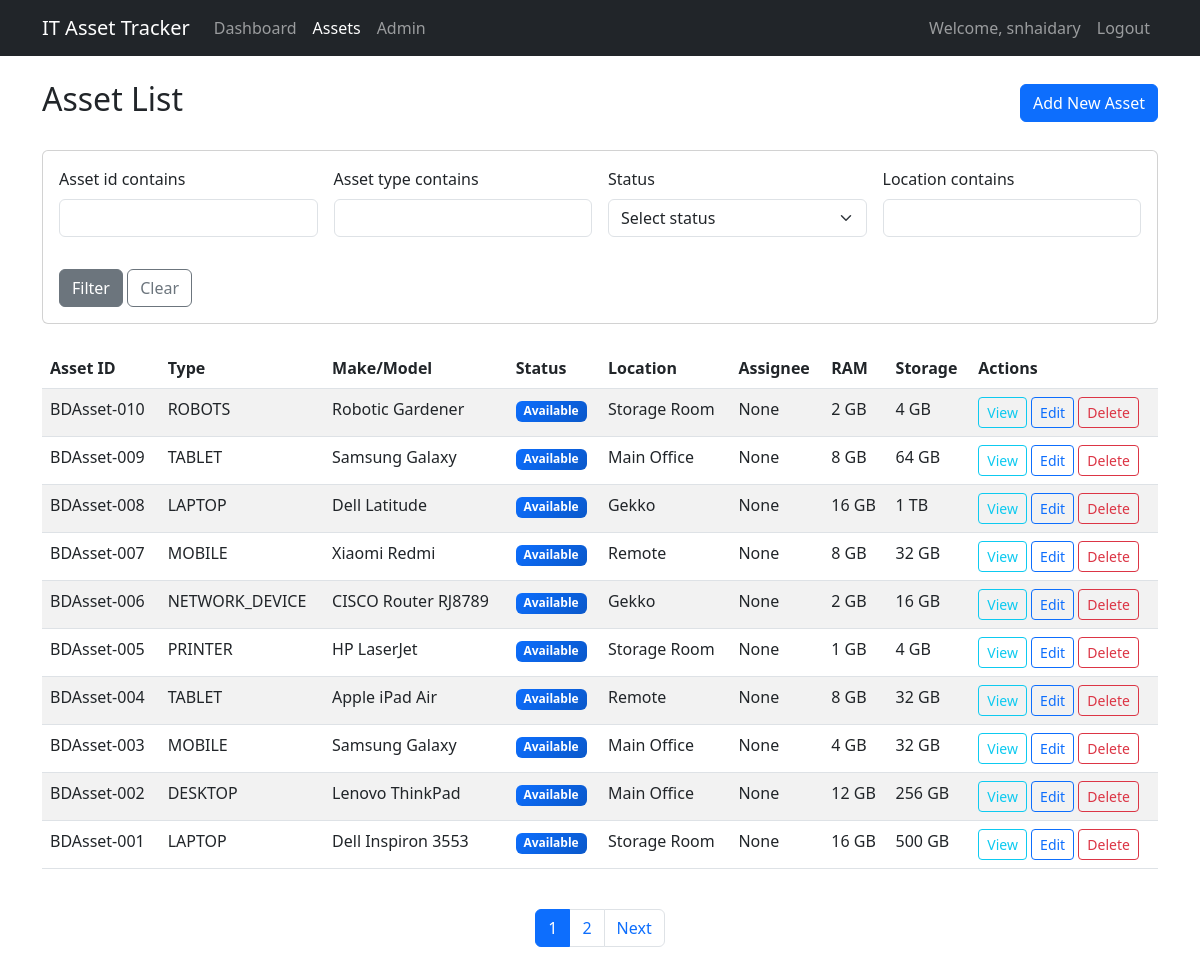
The app's page /assets/ (signed in) with its own data.
### assets/models.py (models this page shows, shortened)
class Asset(models.Model):
    STATUS_CHOICES = [
        ('ASSIGNED', 'Assigned'),
        ('AVAILABLE', 'Available'),
        ('IN_REPAIR', 'In-repair'),
        ('RETIRED', 'Retired'),
    ]
    CONDITION_CHOICES = [
        ('WORKING', 'Working'),
        ('SOFTWARE_ISSUE', 'Software-issue'),
        ('HARDWARE_ISSUE', 'Hardware-issue'),
        ('DAMAGED', 'Damaged'),
    ]
    ASSET_TYPE_CHOICES = [
        ('LAPTOP', 'Laptop'),
        ('DESKTOP', 'Desktop'),
        ('MOBILE', 'Mobile'),
        ('TABLET', 'Tablet'),
        ('PRINTER', 'Printer'),
        ('SCANNER', 'Scanner'),
        ('PROJECTOR', 'Projector'),
        ('SERVER', 'Server'),
        ('NETWORK_DEVICE', 'Network Device'),
        ('MONITOR', 'Monitor'),
        ('SCREEN', 'Screen'),
        ('TV', 'TV'),
        ('ROBOTS', 'Robots'),
        ('UPS', 'UPS'),
        ('EXTERNAL_DRIVE', 'External Drive'),
        ('OTHER', 'Other'),
    ]
    OS_CHOICES = [
        ('WINDOWS', 'Windows'),
        ('MACOS', 'macOS'),
        ('LINUX', 'Linux'),
        ('ANDROID', 'Android'),
        ('IOS', 'iOS'),
        ('CHROMEOS', 'ChromeOS'),
        ('HYPEROS', 'HyperOS'),
        ('OTHER', 'Other'),
    ]
    UNIT_CHOICES = [
        ('MB', 'MB'),
        ('GB', 'GB'),
        ('TB', 'TB'),
    ]
    registration_date = models.DateTimeField(default=timezone.now)
    asset_id = models.CharField(max_length=50, unique=True)
    asset_type = models.CharField(max_length=100, choices=ASSET_TYPE_CHOICES)
    make = models.CharField(max_length=100)
    model = models.CharField(max_length=100)
    serial_number = models.CharField(max_length=100, unique=True)
    operating_system = models.CharField(max_length=100, choices=OS_CHOICES)
    processor = models.CharField(max_length=100, blank=True)
    ram = models.IntegerField(validators=[MinValueValidator(0)], blank=True, null=True)
    ram_unit = models.CharField(max_length=2, choices=UNIT_CHOICES, default='GB')
    storage = models.IntegerField(validators=[MinValueValidator(0)], blank=True, null=True)
    storage_unit = models.CharField(max_length=2, choices=UNIT_CHOICES, default='GB')
    location = models.CharField(max_length=200)
    status = models.CharField(max_length=20, choices=STATUS_CHOICES, default='AVAILABLE')
    assignee = models.EmailField(blank=True, null=True)  # Made optional
    condition = models.CharField(max_length=20, choices=CONDITION_CHOICES, default='NEW')
    notes = models.TextField(blank=True)
    class Meta:
        ordering = ['-registration_date']
    def get_ram_display(self):
        if self.ram:
            return f"{self.ram} {self.ram_unit}"
        return "-"
    def get_storage_display(self):
        if self.storage:
            return f"{self.storage} {self.storage_unit}"
        return "-"

### assets/views.py (the view)
# urls.py: path('', AssetListView.as_view(), name='asset-list'),
class AssetListView(LoginRequiredMixin, ListView):
    model = Asset
    template_name = 'assets/asset_list.html'
    context_object_name = 'assets'
    paginate_by = 10
    def get_queryset(self):
        queryset = Asset.objects.all()
        self.filterset = AssetFilter(self.request.GET, queryset=queryset)
        return self.filterset.qs
    def get_context_data(self, **kwargs):
        context = super().get_context_data(**kwargs)
        context['filter'] = self.filterset
        return context

### templates/assets/asset_list.html (shortened to what this page needs)
{% extends 'base.html' %}
{% load crispy_forms_tags %}
{% block content %}
<div class="row">
    <div class="col-md-12">
        <div class="d-flex justify-content-between align-items-center mb-4">
            <h2>Asset List</h2>
            <a href="{% url 'asset-create' %}" class="btn btn-primary">Add New Asset</a>
        </div>
        <div class="card mb-4">
            <div class="card-body">
                <form method="get" class="row g-3">
                    <div class="col-md-3">
                        {{ filter.form.asset_id|as_crispy_field }}
                    </div>
                    <div class="col-md-3">
                        {{ filter.form.asset_type|as_crispy_field }}
                    </div>
                    <div class="col-md-3">
                        {{ filter.form.status|as_crispy_field }}
                    </div>
                    <div class="col-md-3">
                        {{ filter.form.location|as_crispy_field }}
                    </div>
                    <div class="col-12">
                        <button type="submit" class="btn btn-secondary">Filter</button>
                        <a href="{% url 'asset-list' %}" class="btn btn-outline-secondary">Clear</a>
                    </div>
                </form>
            </div>
        </div>
        <div class="table-responsive">
            <table class="table table-striped">
                <thead>
                    <tr>
                        <th>Asset ID</th>
                        <th>Type</th>
                        <th>Make/Model</th>
                        <th>Status</th>
                        <th>Location</th>
                        <th>Assignee</th>
                        <th>RAM</th>
                        <th>Storage</th>
                        <th>Actions</th>
                    </tr>
                </thead>
                <tbody>
                    {% for asset in assets %}
                    <tr>
                        <td>{{ asset.asset_id }}</td>
                        <td>{{ asset.asset_type }}</td>
                        <td>{{ asset.make }} {{ asset.model }}</td>
                        <td>
                            <span class="badge {% if asset.status == 'AVAILABLE' %}bg-primary{% elif asset.status == 'ASSIGNED' %}bg-success{% elif asset.status == 'IN_REPAIR' %} text-white{% elif asset.status == 'RETIRED' %} text-white{% else %}bg-danger{% endif %}" >
                                {{ asset.get_status_display }}
                            </span>
                        </td>
                        <td>{{ asset.location }}</td>
                        <td>{{ asset.assignee }}</td>
                        <td>{{ asset.get_ram_display }}</td>
                        <td>{{ asset.get_storage_display }}</td>
                        <td>
                            <a href="{% url 'asset-detail' asset.pk %}" class="btn btn-sm btn-outline-info">View</a>
                            <a href="{% url 'asset-update' asset.pk %}" class="btn btn-sm btn-outline-primary">Edit</a>
                            <a href="{% url 'asset-delete' asset.pk %}" class="btn btn-sm btn-outline-danger">Delete</a>
                        </td>
                    </tr>
                    {% empty %}
                    <tr>
                        <td colspan="9" class="text-center">No assets found.</td>
                    </tr>
                    {% endfor %}
                </tbody>
            </table>
        </div>
        {% if is_paginated %}
        <nav aria-label="Page navigation" class="mt-4">
            <ul class="pagination justify-content-center">
                {% for num in page_obj.paginator.page_range %}
                <li class="page-item {% if page_obj.number == num %}active{% endif %}">
                    <a class="page-link" href="?page={{ num }}">{{ num }}</a>
                </li>
                {% endfor %}
                {% if page_obj.has_next %}
                <li class="page-item">
                    <a class="page-link" href="?page={{ page_obj.next_page_number }}">Next</a>
                </li>
                {% endif %}
            </ul>
        </nav>
        {% endif %}
    </div>
</div>
{% endblock %}

### templates/base.html (shortened to what this page needs)
<!DOCTYPE html>
<html lang="en">
<head>
    <link href="https://cdn.jsdelivr.net/npm/bootstrap@5.3.0/dist/css/bootstrap.min.css" rel="stylesheet">
    <link href="https://cdnjs.cloudflare.com/ajax/libs/font-awesome/6.4.0/css/all.min.css" rel="stylesheet">
</head>
<body>
    <nav class="navbar navbar-expand-lg navbar-dark bg-dark">
        <div class="container">
            <a class="navbar-brand" href="{% url 'dashboard' %}">IT Asset Tracker</a>
            {% if user.is_authenticated %}
            <div class="collapse navbar-collapse" id="navbarNav">
                <ul class="navbar-nav">
                    <li class="nav-item">
                        <a class="nav-link {% if request.resolver_match.url_name == 'dashboard' %}active{% endif %}"
                           href="{% url 'dashboard' %}">Dashboard</a>
                    </li>
                    <li class="nav-item">
                        <a class="nav-link {% if request.resolver_match.url_name == 'asset-list' %}active{% endif %}"
                           href="{% url 'asset-list' %}">Assets</a>
                    </li>
                    {% if user.is_staff %}
                    <li class="nav-item">
                        <a class="nav-link" href="{% url 'admin:index' %}">Admin</a>
                    </li>
                    {% endif %}
                </ul>
                <div class="navbar-nav ms-auto">
                    <span class="nav-item nav-link">Welcome, {{ user.username }}</span>
                    <form method="post" action="{% url 'logout' %}" class="d-inline">
                        <button type="submit" class="btn nav-link">Logout</button>
                    </form>
                </div>
            </div>
            {% endif %}
        </div>
    </nav>
    <div class="container mt-4">
        {% block content %}{% endblock %}
    </div>
</body>
</html>

### templates/base.html (style rules this page uses)
.bg-primary { background: linear-gradient(135deg, #0d6efd 0%, #0a58ca 100%) !important; }

### records on screen
Asset: asset_id "BDAsset-010", asset_type "ROBOTS", make "Robotic", model "Gardener", status "Available", location "Storage Room", assignee "None", ram "2 GB", storage "4 GB"
Asset: asset_id "BDAsset-009", asset_type "TABLET", make "Samsung", model "Galaxy", status "Available", location "Main Office", assignee "None", ram "8 GB", storage "64 GB"
Asset: asset_id "BDAsset-008", asset_type "LAPTOP", make "Dell", model "Latitude", status "Available", location "Gekko", assignee "None", ram "16 GB", storage "1 TB"
Asset: asset_id "BDAsset-007", asset_type "MOBILE", make "Xiaomi", model "Redmi", status "Available", location "Remote", assignee "None", ram "8 GB", storage "32 GB"
Asset: asset_id "BDAsset-006", asset_type "NETWORK_DEVICE", make "CISCO Router", model "RJ8789", status "Available", location "Gekko", assignee "None", ram "2 GB", storage "16 GB"
Asset: asset_id "BDAsset-005", asset_type "PRINTER", make "HP", model "LaserJet", status "Available", location "Storage Room", assignee "None", ram "1 GB", storage "4 GB"
Asset: asset_id "BDAsset-004", asset_type "TABLET", make "Apple", model "iPad Air", status "Available", location "Remote", assignee "None", ram "8 GB", storage "32 GB"
Asset: asset_id "BDAsset-003", asset_type "MOBILE", make "Samsung", model "Galaxy", status "Available", location "Main Office", assignee "None", ram "4 GB", storage "32 GB"
Asset: asset_id "BDAsset-002", asset_type "DESKTOP", make "Lenovo", model "ThinkPad", status "Available", location "Main Office", assignee "None", ram "12 GB", storage "256 GB"
Asset: asset_id "BDAsset-001", asset_type "LAPTOP", make "Dell", model "Inspiron 3553", status "Available", location "Storage Room", assignee "None", ram "16 GB", storage "500 GB"

### other values on screen
{{ user.username }} "snhaidary"
{{ num }} "1" "2"
